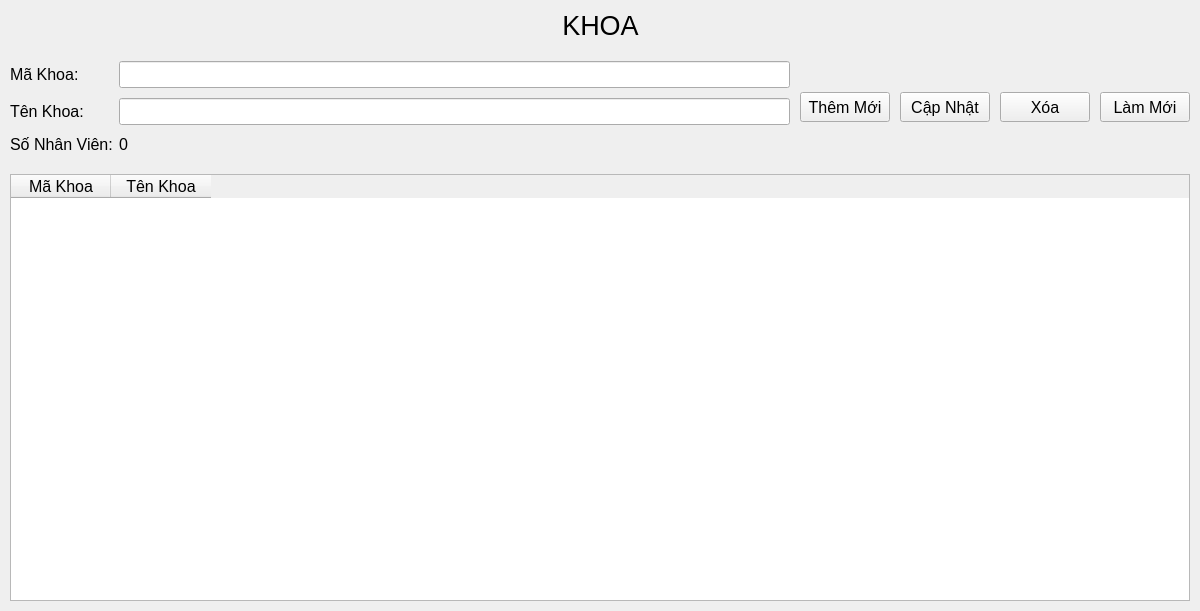
<?xml version="1.0" encoding="UTF-8"?>
<ui version="4.0">
 <class>Faculty</class>
 <widget class="QFrame" name="Faculty">
  <property name="geometry">
   <rect>
    <x>0</x>
    <y>0</y>
    <width>1200</width>
    <height>611</height>
   </rect>
  </property>
  <property name="windowTitle">
   <string>Frame</string>
  </property>
  <property name="styleSheet">
   <string notr="true"/>
  </property>
  <layout class="QVBoxLayout" name="verticalLayout" stretch="0,2,8">
   <property name="spacing">
    <number>10</number>
   </property>
   <property name="leftMargin">
    <number>10</number>
   </property>
   <property name="topMargin">
    <number>10</number>
   </property>
   <property name="rightMargin">
    <number>10</number>
   </property>
   <property name="bottomMargin">
    <number>10</number>
   </property>
   <item>
    <layout class="QHBoxLayout" name="horizontalLayout">
     <property name="spacing">
      <number>0</number>
     </property>
     <item>
      <spacer name="horizontalSpacer">
       <property name="orientation">
        <enum>Qt::Horizontal</enum>
       </property>
       <property name="sizeHint" stdset="0">
        <size>
         <width>40</width>
         <height>20</height>
        </size>
       </property>
      </spacer>
     </item>
     <item>
      <widget class="QLabel" name="label">
       <property name="font">
        <font>
         <pointsize>20</pointsize>
        </font>
       </property>
       <property name="text">
        <string>KHOA</string>
       </property>
       <property name="alignment">
        <set>Qt::AlignCenter</set>
       </property>
      </widget>
     </item>
     <item>
      <spacer name="horizontalSpacer_2">
       <property name="orientation">
        <enum>Qt::Horizontal</enum>
       </property>
       <property name="sizeHint" stdset="0">
        <size>
         <width>40</width>
         <height>20</height>
        </size>
       </property>
      </spacer>
     </item>
    </layout>
   </item>
   <item>
    <layout class="QHBoxLayout" name="horizontalLayout_3">
     <item>
      <layout class="QFormLayout" name="formLayout">
       <property name="horizontalSpacing">
        <number>6</number>
       </property>
       <property name="verticalSpacing">
        <number>10</number>
       </property>
       <property name="leftMargin">
        <number>0</number>
       </property>
       <property name="topMargin">
        <number>10</number>
       </property>
       <property name="bottomMargin">
        <number>10</number>
       </property>
       <item row="0" column="0">
        <widget class="QLabel" name="label_2">
         <property name="font">
          <font>
           <pointsize>12</pointsize>
          </font>
         </property>
         <property name="text">
          <string>Mã Khoa:</string>
         </property>
        </widget>
       </item>
       <item row="1" column="0">
        <widget class="QLabel" name="label_3">
         <property name="font">
          <font>
           <pointsize>12</pointsize>
          </font>
         </property>
         <property name="text">
          <string>Tên Khoa:</string>
         </property>
        </widget>
       </item>
       <item row="2" column="0">
        <widget class="QLabel" name="label_4">
         <property name="font">
          <font>
           <pointsize>12</pointsize>
          </font>
         </property>
         <property name="text">
          <string>Số Nhân Viên:</string>
         </property>
        </widget>
       </item>
       <item row="0" column="1">
        <widget class="QLineEdit" name="txtIDFaculty">
         <property name="font">
          <font>
           <pointsize>12</pointsize>
          </font>
         </property>
         <property name="readOnly">
          <bool>true</bool>
         </property>
        </widget>
       </item>
       <item row="1" column="1">
        <widget class="QLineEdit" name="txtFacultyName">
         <property name="font">
          <font>
           <pointsize>12</pointsize>
          </font>
         </property>
        </widget>
       </item>
       <item row="2" column="1">
        <widget class="QLabel" name="lbTotalEmployee">
         <property name="font">
          <font>
           <pointsize>12</pointsize>
          </font>
         </property>
         <property name="text">
          <string>0</string>
         </property>
        </widget>
       </item>
      </layout>
     </item>
     <item>
      <layout class="QHBoxLayout" name="horizontalLayout_2">
       <item>
        <widget class="QPushButton" name="btAdd">
         <property name="minimumSize">
          <size>
           <width>90</width>
           <height>30</height>
          </size>
         </property>
         <property name="maximumSize">
          <size>
           <width>90</width>
           <height>30</height>
          </size>
         </property>
         <property name="font">
          <font>
           <pointsize>12</pointsize>
          </font>
         </property>
         <property name="cursor">
          <cursorShape>PointingHandCursor</cursorShape>
         </property>
         <property name="text">
          <string>Thêm Mới</string>
         </property>
        </widget>
       </item>
       <item>
        <widget class="QPushButton" name="btUpdate">
         <property name="minimumSize">
          <size>
           <width>90</width>
           <height>30</height>
          </size>
         </property>
         <property name="maximumSize">
          <size>
           <width>90</width>
           <height>30</height>
          </size>
         </property>
         <property name="font">
          <font>
           <pointsize>12</pointsize>
          </font>
         </property>
         <property name="cursor">
          <cursorShape>PointingHandCursor</cursorShape>
         </property>
         <property name="text">
          <string>Cập Nhật</string>
         </property>
        </widget>
       </item>
       <item>
        <widget class="QPushButton" name="btDel">
         <property name="minimumSize">
          <size>
           <width>90</width>
           <height>30</height>
          </size>
         </property>
         <property name="maximumSize">
          <size>
           <width>90</width>
           <height>30</height>
          </size>
         </property>
         <property name="font">
          <font>
           <pointsize>12</pointsize>
          </font>
         </property>
         <property name="cursor">
          <cursorShape>PointingHandCursor</cursorShape>
         </property>
         <property name="text">
          <string>Xóa</string>
         </property>
        </widget>
       </item>
       <item>
        <widget class="QPushButton" name="btRefresh">
         <property name="minimumSize">
          <size>
           <width>90</width>
           <height>30</height>
          </size>
         </property>
         <property name="maximumSize">
          <size>
           <width>90</width>
           <height>30</height>
          </size>
         </property>
         <property name="font">
          <font>
           <pointsize>12</pointsize>
          </font>
         </property>
         <property name="cursor">
          <cursorShape>PointingHandCursor</cursorShape>
         </property>
         <property name="text">
          <string>Làm Mới</string>
         </property>
        </widget>
       </item>
      </layout>
     </item>
    </layout>
   </item>
   <item>
    <widget class="QTableWidget" name="dataTabFaculty">
     <property name="font">
      <font>
       <family>MS Shell Dlg 2</family>
       <pointsize>12</pointsize>
      </font>
     </property>
     <property name="sizeAdjustPolicy">
      <enum>QAbstractScrollArea::AdjustToContentsOnFirstShow</enum>
     </property>
     <column>
      <property name="text">
       <string>Mã Khoa</string>
      </property>
     </column>
     <column>
      <property name="text">
       <string>Tên Khoa</string>
      </property>
     </column>
    </widget>
   </item>
  </layout>
 </widget>
 <resources/>
 <connections/>
</ui>
